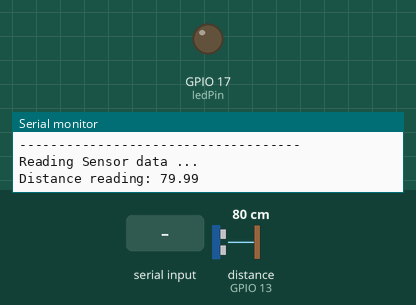
Bench run of a sketch on a simulated ESP32. Parts: output pins drawn as LEDs (lit = HIGH), the last lines printed to the serial monitor. Wiring (inferred from the names in the program): ultrasonic range finder: trigger GPIO 22; echo GPIO 13. Inputs (shaded band) come from the test bench; at power-on: distance to the obstacle (sensor on GPIO 13) 80 cm. The echo pulse lasts 58.3 µs per cm; nothing arrives over Bluetooth unless stated; pins used as bus, display or sensor lines are not drawn.

Above: at 1.3 s.
1.4 s: "led_on\n" received over the second serial link
At 2.7 s:
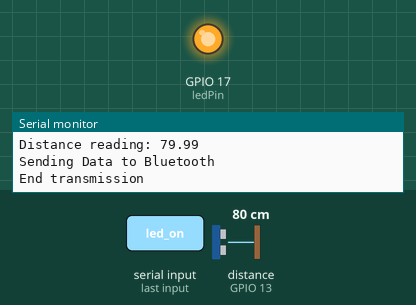
3.0 s: "led_off\n" received over the second serial link
At 4.4 s:
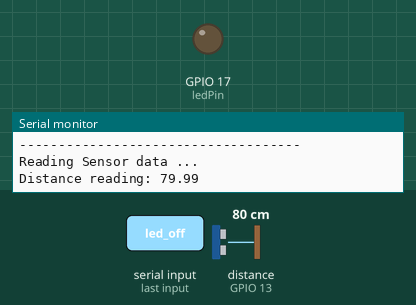
Timing chart, 0 to 6.0 s (numbered marks = the images above; inputs shaded):
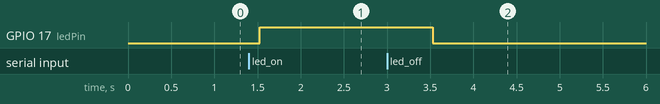

The sketch:

esp32_bmp280_bluetooth_serial.ino
```cpp
#include <Wire.h>

#include "BluetoothSerial.h"

#define TRIG_PIN 22
#define ECHO_PIN 13

// Check if Bluetooth configs are enabled
#if !defined(CONFIG_BT_ENABLED) || !defined(CONFIG_BLUEDROID_ENABLED)
#error Bluetooth is not enabled! Please run `make menuconfig` to and enable it
#endif

// Bluetooth Serial object
BluetoothSerial SerialBT;
// GPIO where LED is connected to
const int ledPin =  17;

// Variables to hold sensor readings
float distance = 0;

// Stores the elapsed time from device start up
unsigned long elapsedMillis = 0;
// The frequency of sensor updates to firebase, set to 10seconds
unsigned long update_interval = 1000;


// Handle received and sent messages
String message = "";
char incomingChar;
String temperatureString = "";

void updateSensorReadings() {
  Serial.println("------------------------------------");
  Serial.println("Reading Sensor data ...");
  digitalWrite(ECHO_PIN, LOW);
  delayMicroseconds(2);
  digitalWrite(TRIG_PIN,HIGH);
  delayMicroseconds(10);
  digitalWrite(TRIG_PIN, LOW);
  unsigned long time = pulseIn(ECHO_PIN, HIGH);
  distance = time * 0.000001 * 34300.0 / 2.0;
  Serial.printf("Distance reading: %.2f \n", distance);
  delay(500);
}

String readDistance() {
     return String(distance);
}

void bluetooth_Init(){
  pinMode(ledPin, OUTPUT);

  delay(100);
  // Bluetooth device name
  if (!SerialBT.begin("ESP32")){
    Serial.println("No se encontro bluetooth");
  }else {
    Serial.println("bluetooth listo");
  }

}

void sendDataToBluetooth(){

    Serial.println("Sending Data to Bluetooth ");

    SerialBT.println(String(F("Distance = "))+readDistance()+" CM");

    Serial.println("End transmission");

}
void readDataFromBluetooth(){
    // Read received messages
  if (SerialBT.available()){
    char incomingChar = SerialBT.read();
    if (incomingChar != '\n'){
      message += String(incomingChar);
    }
    else{
      message = "";
    }
    Serial.write(incomingChar);
  }
    // Check received message and control output accordingly
    if (message =="led_on"){
      digitalWrite(ledPin, HIGH);
    }
    else if (message =="led_off"){
      digitalWrite(ledPin, LOW);
    }
    else if (message =="hello"){
      SerialBT.println("holis");
    }
    delay(3);
}

void uploadSensorData() {
  if (millis() - elapsedMillis > update_interval){
    elapsedMillis = millis();
    updateSensorReadings();
    sendDataToBluetooth();
  }
}


void setup() {
  Serial.begin(115200);
  pinMode(ECHO_PIN, INPUT);
  pinMode(TRIG_PIN, OUTPUT);
  bluetooth_Init();
}


void loop() {
    uploadSensorData();
    readDataFromBluetooth();
}
```

Measured:
- after the input at 1.4 s, GPIO 17 (ledPin): LOW → HIGH after 0.13 s
- after the input at 3.0 s, GPIO 17 (ledPin): HIGH → LOW after 0.53 s
